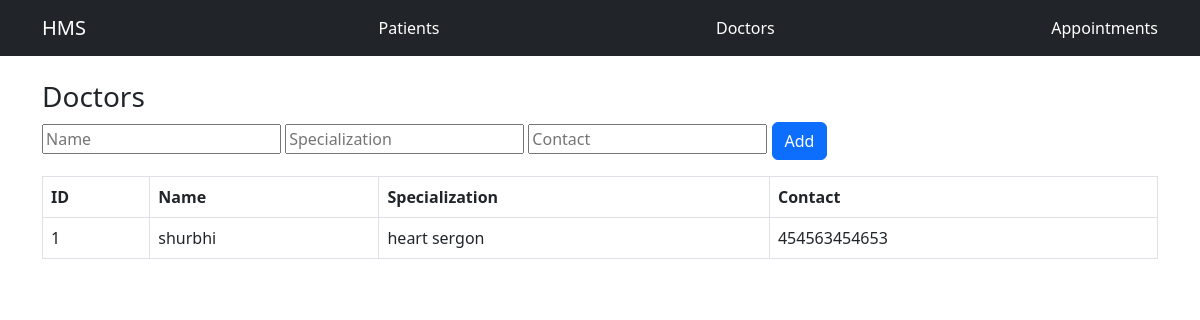
Page /doctors on the committed database.
### tables this page shows
CREATE TABLE doctors (
        id INTEGER PRIMARY KEY AUTOINCREMENT,
        name TEXT,
        specialization TEXT,
        contact TEXT
    );

### app.py (the view)
@app.route('/doctors', methods=['GET', 'POST'])
def doctors():
    if request.method == 'POST':
        query_db("INSERT INTO doctors (name, specialization, contact) VALUES (?, ?, ?)",
                 (request.form['name'], request.form['specialization'], request.form['contact']))
        return redirect('/doctors')
    data = query_db("SELECT * FROM doctors")
    return render_template('doctors.html', doctors=data)

### app.py (called while the page is built)
def query_db(query, args=(), one=False):
    conn = sqlite3.connect('hospital.db')
    cur = conn.cursor()
    cur.execute(query, args)
    rv = cur.fetchall()
    conn.commit()
    conn.close()
    return (rv[0] if rv else None) if one else rv

### templates/doctors.html
{% extends 'base.html' %}
{% block content %}
<h3>Doctors</h3>
<form method="POST" class="mb-3">
    <input name="name" placeholder="Name" required>
    <input name="specialization" placeholder="Specialization" required>
    <input name="contact" placeholder="Contact" required>
    <button class="btn btn-primary">Add</button>
</form>
<table class="table table-bordered">
<tr><th>ID</th><th>Name</th><th>Specialization</th><th>Contact</th></tr>
{% for d in doctors %}
<tr>
<td>{{d[0]}}</td>
<td>{{d[1]}}</td>
<td>{{d[2]}}</td>
<td>{{d[3]}}</td>
</tr>
{% endfor %}
</table>
{% endblock %}

### rows in the picture
doctors: id "1", name "shurbhi", specialization "heart sergon", contact "454563454653"
